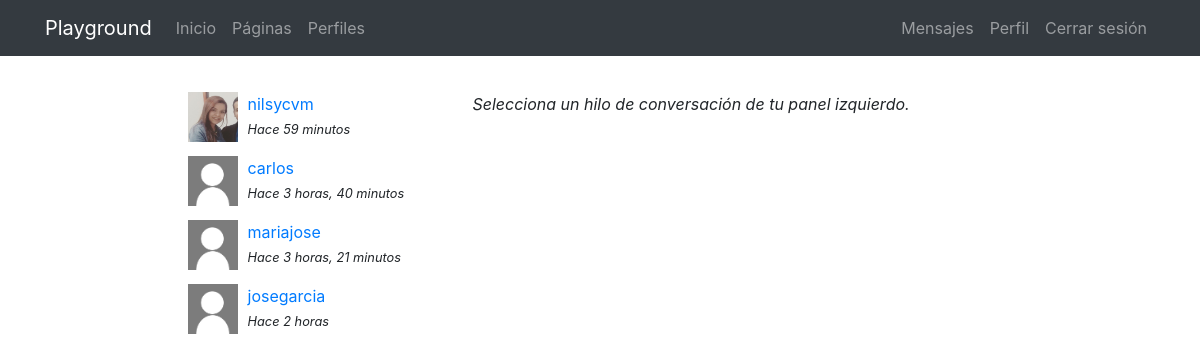
The app's page /messenger/ (signed in) with its own data.
### registration/models.py (models this page shows)
class Profile(models.Model):
    user = models.OneToOneField(User, on_delete=models.CASCADE)
    avatar = models.ImageField(upload_to=custom_upload_to, null=True, blank=True)
    bio = models.TextField(null=True, blank=True)
    link = models.URLField(max_length=200, null=True, blank=True)
    class Meta:
        ordering = ['user__username']

### messenger/models.py (models this page shows)
class Thread(models.Model):
    users = models.ManyToManyField(User, related_name='threads')
    messages = models.ManyToManyField(Message)
    updated = models.DateTimeField(auto_now=True)
    objects = ThreadManager()
    class Meta:
        ordering = ['-updated']

class Message(models.Model):
    user = models.ForeignKey(User, on_delete=models.CASCADE)
    content = models.TextField()
    created = models.DateTimeField(auto_now_add=True)
    class Meta:
        ordering = ['created']

### messenger/views.py (the view)
# urls.py: path('', ThreadList.as_view(), name='list'),
@method_decorator(login_required, name='dispatch')
class ThreadList(TemplateView):
    template_name = 'messenger/thread_list.html'
    """
    # En este caso (heredando en esta clase de: ListView) se tiene una  relacion inversa ya que a partir de un usuario user
    # podemos consultar todos los hilos de los que forma parte haciendo un:
    #                            user.threads.all()
    # por lo que este bloque no es necesario

    model = Thread

    def get_queryset(self):
        queryset = super(ThreadList, self).get_queryset()
        return queryset.filter(users=self.request.user)

    """

### messenger/templates/messenger/thread_list.html (shortened to what this page needs)
{% extends 'core/base.html' %}
{% load static %}
{% block content %}
<main role="main">
  <div class="container">
    <div class="row mt-3">
      <div class="col-md-9 mx-auto mb-5">
        <div class="row">
          <div class="col-md-4">
            {% for thread in request.user.threads.all %}
              {% if thread.messages.all|length > 0 %}
                <div class="mb-3">
                  {% for user in thread.users.all %}
                    {% if user != request.user %}
                      {% if user.profile.avatar %}
                        <img src="{{user.profile.avatar.url}}" class="avatar">
                      {% else %}
                        <img src="{% static 'registration/img/no-avatar.jpg' %}" class="avatar">
                      {% endif %}
                      <div>
                        <a href="{% url 'messenger:detail' thread.pk %}">{{user}}</a><br>
                        <small><i>Hace {{thread.messages.last.created|timesince}}</i></small>
                      </div>
                    {% endif %}
                  {% endfor %}
                </div>
              {% endif %}
            {% endfor %}
          </div>
          <div class="col-md-8">
            <p><i>Selecciona un hilo de conversación de tu panel izquierdo.</i></p>
          </div>
        </div>
      </div>
    </div>
  </div>
</main>
{% endblock %}

### core/static/core/css/main.css (style rules this page uses)
main { padding-top: 20px; }
:root { --jumbotron-padding-y: 3rem; }

### messenger/templates/messenger/thread_list.html (style rules this page uses)
.avatar { width:50px; height:50px; float:left; margin-right:10px; }

### records on screen
Thread: messages.last.created "59 minutos"
Thread: messages.last.created "3 horas, 40 minutos"
Thread: messages.last.created "3 horas, 21 minutos"
Thread: messages.last.created "2 horas"

### other values on screen
{{ user }} "nilsycvm"
{{ user }} "carlos"
{{ user }} "mariajose"
{{ user }} "josegarcia"
